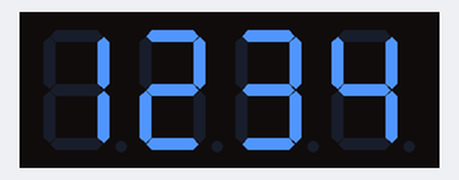
This program was run on a simulated Raspberry Pi (BCM pin numbers). On the bench: 4-digit seven-segment display. Library files of the repository ran but are not shown: tm1637.py. At 29.0 s the program stops and its outputs stay as they are.

Above: at 0.1 s.
At 5.1 s:
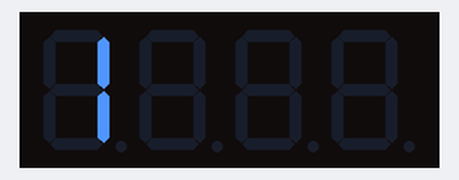
At 6.1 s:
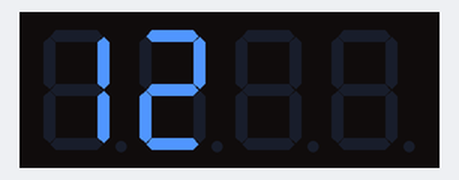
At 7.1 s:
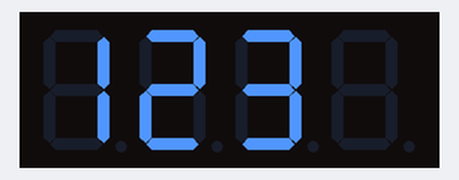

The program:

MITM_test1.py
```python
import time
import tm1637

# Initialize the display (GND, VCC=3.3V, Example Pins are DIO-20 and CLK21)
Display = tm1637.TM1637(CLK=21, DIO=20, brightness=1.0)

# Display all digits at a time
digits = [1, 2, 3, 4]
Display.Show(digits)

time.sleep(5)
Display.Clear()

# Display digits one by one
Display.Show1(0, 1)
time.sleep(1)
Display.Show1(1, 2)
time.sleep(1)
Display.Show1(2, 3)
time.sleep(1)
Display.Show1(3, 4)
time.sleep(1)

# Add colon in between
Display.ShowDoublepoint(True)
time.sleep(5)

# Controll Brightness
Display.SetBrightness(0)
time.sleep(1)
Display.SetBrightness(0.2)
time.sleep(1)
Display.SetBrightness(0.4)
time.sleep(1)
Display.SetBrightness(0.6)
time.sleep(1)
Display.SetBrightness(0.8)
time.sleep(1)
Display.SetBrightness(1)
time.sleep(5)

Display.SetBrightness(0.8)
time.sleep(1)
Display.SetBrightness(0.6)
time.sleep(1)
Display.SetBrightness(0.4)
time.sleep(1)
Display.SetBrightness(0.2)
time.sleep(1)
Display.SetBrightness(0)
time.sleep(1)
Display.Clear()
```

Measured:
- what the display in image 1 shows lasts 1.0 s, from 5.0 s to 6.0 s
